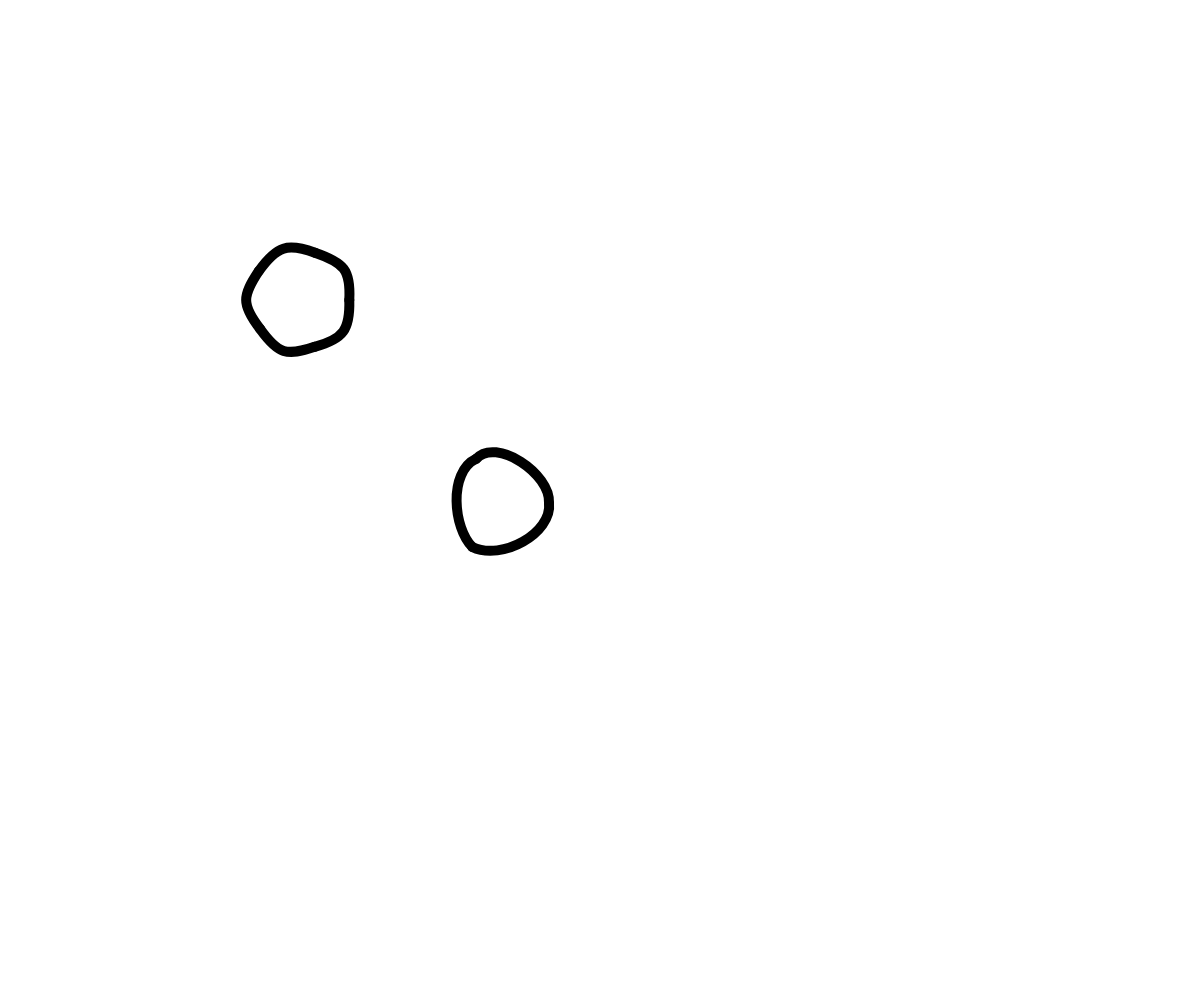
Frame 1 (no input)
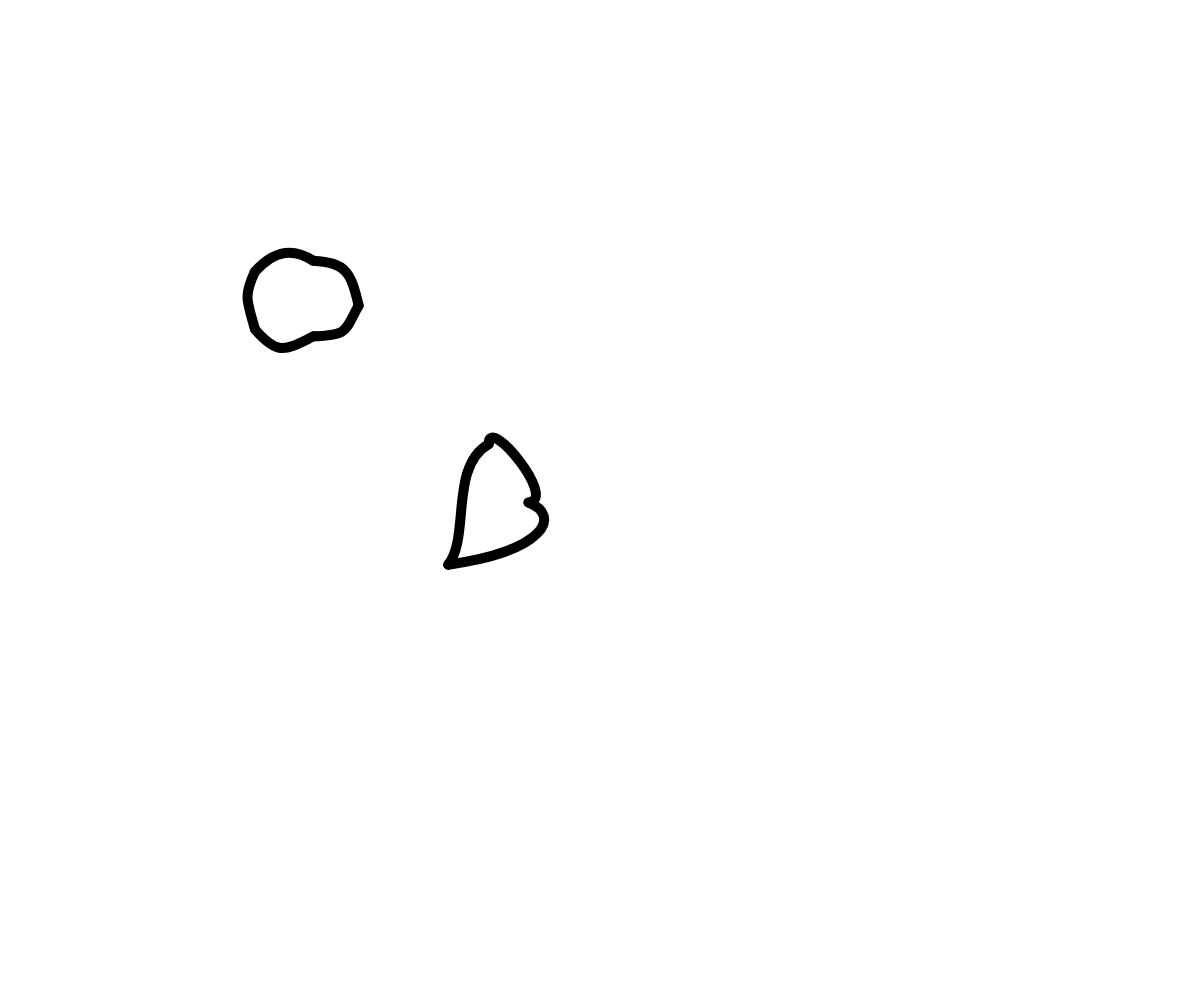
Frame 60 (no input)
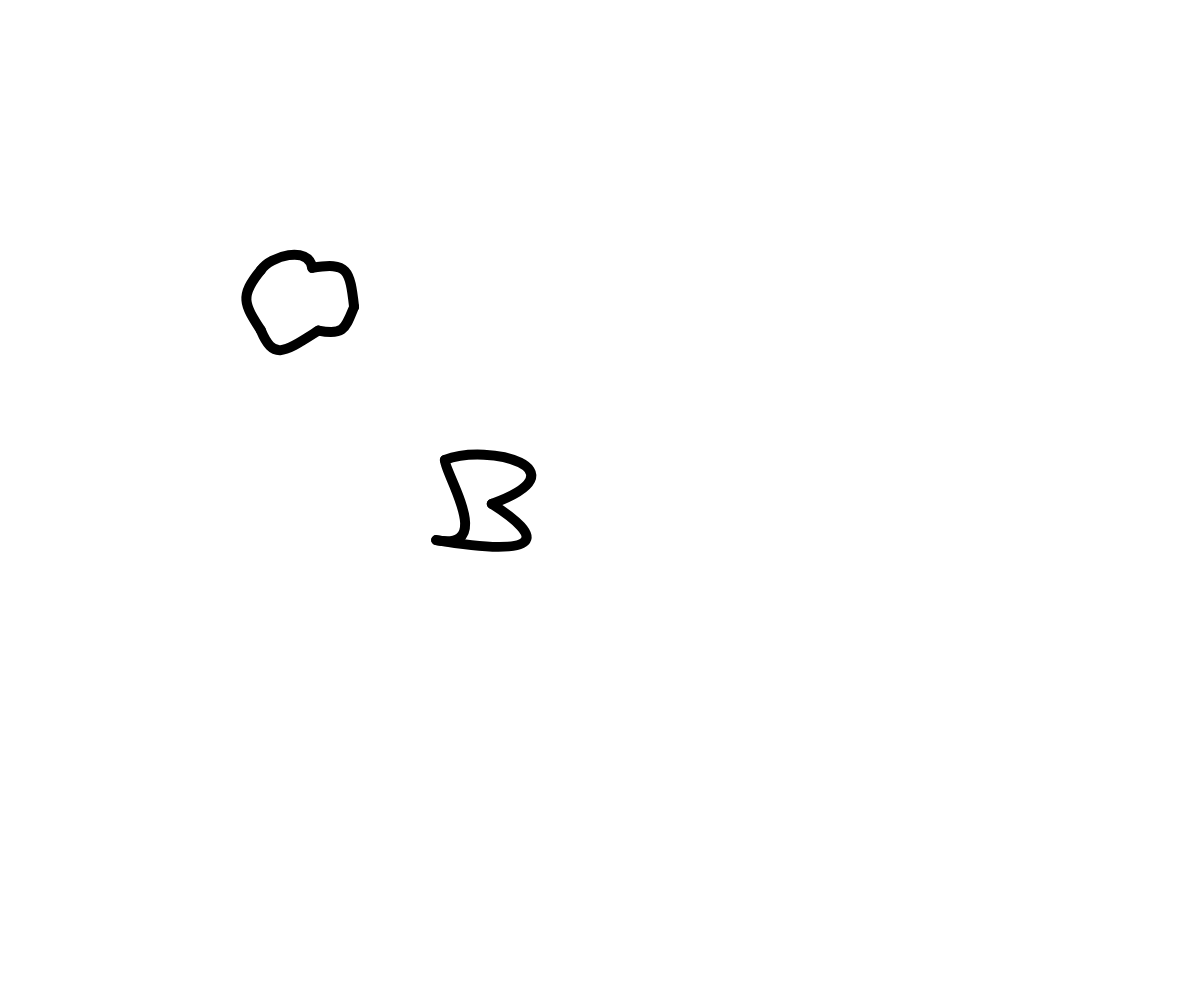
Frame 120 (the mouse pressed at the canvas centre since frame 60)

The p5.js sketch that drew these frames (run headless with seeded random() and noise() and a simulated clock; from frame 60 on, the mouse is pressed at the canvas centre):

// p5.js sketch
// ── sketch.js
function setup() {
    cnv = createCanvas(windowWidth,windowHeight);
    p = new sigilLayer(300,300,50,5);
    
    t = new sigilLayer(500,500,50,3);
}

function draw() {
  // put drawing code here
    background(255,255,255);
    //p.wiggleAnchors();
    strokeWeight(10);
    p.wiggleControls(0.02);
    p.wiggleAnchors(0.02);
    p.sDraw();
    
    t.wiggleControls(0.1);
    t.wiggleAnchors(0.1);
    t.sDraw();
    
}

function windowResized() {
  resizeCanvas(windowWidth, windowHeight);
}



//maybe change this function so you specify a point on the edge of the polygon rather than the centre? would allow for connecting sigils
function sigilLayer(x,y,r,s=4) { //x,y are positions, r is approx radius, s is number of segments
    fill(0,0,0);
    this.x = x;
    this.y = y;
    this.r = r;
    this.s = s;
    this.sDraw = sDraw;
    this.pointPrint = pointPrint;
    this.wiggleAnchors = wiggleAnchors;
    this.wiggleControls = wiggleControls;
    this.anchors = [];
    this.controls = [];
    
    //taken from p5.js example - https://p5js.org/examples/form-regular-polygon.html
    //function polygon(x, y, radius, npoints) {
    
    var angle = TWO_PI / s;
    for (let a = 0; a < TWO_PI; a += angle) {
        let sx = x + cos(a) * r;
        let sy = y + sin(a) * r;
        this.anchors.push(createVector(sx,sy));
    }
    
    //generate control points
    for (let i = 0; i < this.anchors.length; i++) {
        
        let v = createVector(this.anchors[i].x, this.anchors[i].y  - (0.6 * this.r));
        
        if (i != 0) {
            v = rotatePoint(this.anchors[i].x, this.anchors[i].y, i * angle, v.x, v.y);
        }
        let v2  = rotatePoint(this.anchors[i].x, this.anchors[i].y, PI, v.x, v.y  ) ;
        this.controls.push(v);
        this.controls.push(v2);
    }
}

function wiggleAnchors(a=0.1) { //a is maximum possible % change
    for (let i =0; i < this.anchors.length; i++) {
        this.anchors[i].x = wiggle(this.anchors[i].x, this.r, a);
        this.anchors[i].y = wiggle(this.anchors[i].y, this.r, a);
    }
}

function wiggleControls(p=0.1) { //p is maximum possible % change
    for (let i =0; i < this.controls.length; i++) {
        this.controls[i].x = wiggle(this.controls[i].x, this.r, p);
        this.controls[i].y = wiggle(this.controls[i].y, this.r, p);
    }
}

function sDraw() { //draw function for a sigil layer
    noFill()
    for (let i = 0; i < this.anchors.length; i++) {
        
        if (i == this.anchors.length-1) {
            bezier(
            this.anchors[i].x, this.anchors[i].y,
            this.controls[2* i + 1].x, this.controls[2* i + 1].y,
            this.controls[0].x, this.controls[0].y,
            this.anchors[0].x, this.anchors[0].y
            );
        } else {
            bezier(
            this.anchors[i].x, this.anchors[i].y,
            this.controls[2* i + 1].x, this.controls[2* i + 1].y,
            this.controls[2* i + 2].x, this.controls[2* i + 2].y,
            this.anchors[i+1].x, this.anchors[i+1].y
            );
        }
    }
}

function pointPrint() { //prints all the anchor and control points of a sigil without connecting them
    push()
    strokeWeight(3);
    for (let i = 0; i < this.anchors.length; i++) {
       fill('black');
       ellipse(this.anchors[i].x, this.anchors[i].y,4);
    } 
    for (let i = 0; i < this.controls.length; i++) {
        fill('orange');
        ellipse(this.controls[i].x, this.controls[i].y,4);
    }
    pop()
}

function bezierShow(a,b,c,d,e,f,g,h) { //prints the curve and the control points
    noFill();
    stroke(255, 102, 0);
    line(a, b, c, d);
    line(e, f, g, h);
    stroke(0, 0, 0);
    bezier(a, b, c, d, e, f, g, h);
}

function wiggle(v, a, p) { //v is value to change, a is the maximum adjustment value, p is the maximum possible adjustment in decimal
    let r = Math.random() + 0.00000001 //just so it doesnt return 0
    p = p * r
    if (Math.random() < 0.5) {
        v = v - (a * p)
        
    } else {
        v = v + (a * p)
    }
    return(v);
}

function rotatePoint(cx, cy, angle, x, y) { // cx,cy are the point to rotate around, angle is angle to rotate, x,y is point
  let s = sin(angle);
  let c = cos(angle);

  // translate point back to origin:
  x -= cx;
  y -= cy;

  // rotate point
  let xnew = x * c - y * s;
  let ynew = x * s + y * c;

  // translate point back:
  x = xnew + cx;
  y = ynew + cy;
  return createVector(x, y);
}
